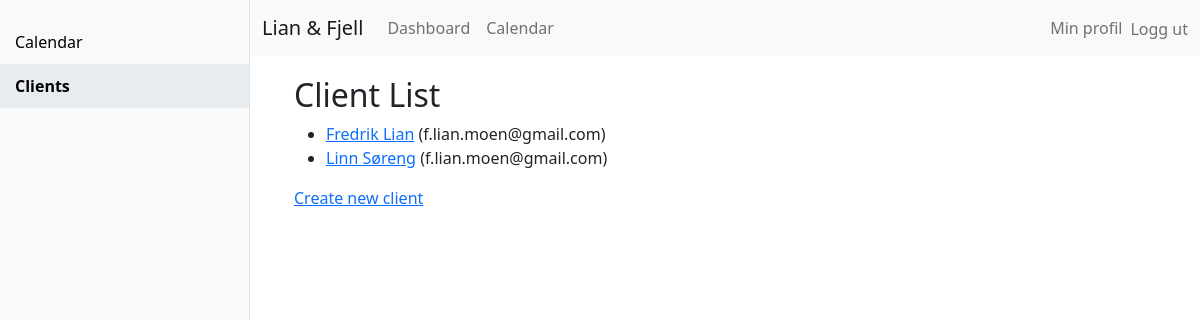
The page /journals/clients/ (signed in) on the database as committed earlier.
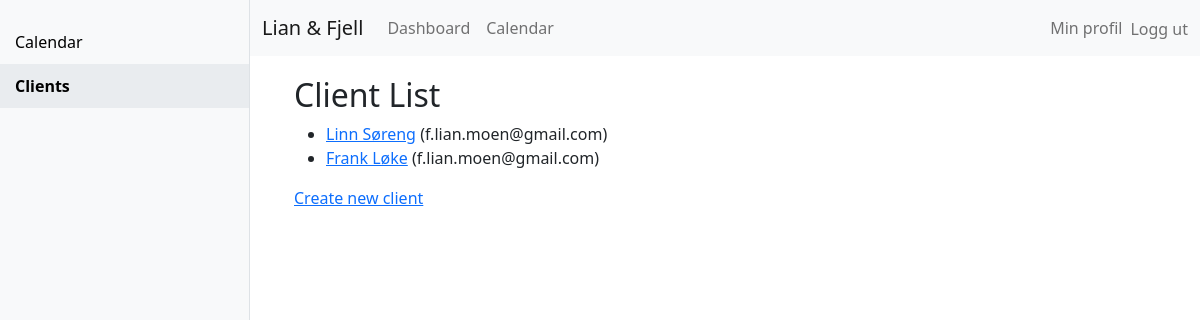
The same page on the database as committed later.
### journals/models.py (models this page shows)
class Client(models.Model):
    name = models.CharField(max_length=100)
    email = models.EmailField()
    psychologist = models.ForeignKey(User, on_delete=models.CASCADE)
    birth_date = models.DateField(null=True, blank=True)
    personal_number = models.CharField(max_length=11, null=True, blank=True)
    gender = models.CharField(max_length=10, choices=[('M', 'Male'), ('F', 'Female'), ('O', 'Other')], null=True, blank=True)
    address = models.CharField(max_length=255, null=True, blank=True)
    postal_code = models.CharField(max_length=10, null=True, blank=True)
    municipality = models.CharField(max_length=100, null=True, blank=True)

### journals/views.py (the view)
# urls.py: path('clients/', views.client_list, name='client_list'),
@login_required
def client_list(request):
    clients = Client.objects.all()
    return render(request, 'journals/client_list.html', {'clients': clients})

### journals/templates/journals/client_list.html (shortened to what this page needs)
{% load static %}
<!DOCTYPE html>
<html lang="en">
<head>
    <link href="https://cdn.jsdelivr.net/npm/bootstrap@5.1.3/dist/css/bootstrap.min.css" rel="stylesheet">
</head>
<body>
    <nav class="navbar navbar-expand-lg navbar-light bg-light">
        <div class="container-fluid">
            <a class="navbar-brand" href="#">Lian & Fjell</a>
            <div class="collapse navbar-collapse" id="navbarNav">
                <ul class="navbar-nav me-auto mb-2 mb-lg-0">
                    <li class="nav-item">
                        <a class="nav-link" href="{% url 'dashboard' %}">Dashboard</a>
                    </li>
                    <li class="nav-item">
                        <a class="nav-link" href="{% url 'calendar_view' %}">Calendar</a>
                    </li>
                </ul>
                <ul class="navbar-nav">
                    {% if user.is_authenticated %}
                        <li class="nav-item">
                            {% if user.profile.role == 'franchise_taker' %}
                                <a class="nav-link" href="{% url 'franchise_taker_profile' user.username %}">Min profil</a>
                            {% else %}
                                <a class="nav-link" href="{% url 'employee_profile' user.username %}">Min profil</a>
                            {% endif %}
                        </li>
                        <li class="nav-item">
                            <form method="post" action="{% url 'logout' %}">
                                <button type="submit" class="btn btn-link nav-link" style="display: inline; padding: 0; border: none; background: none;">Logg ut</button>
                            </form>
                        </li>
                    {% else %}
                        <li class="nav-item">
                            <a class="nav-link" href="{% url 'login' %}">Logg inn</a>
                        </li>
                    {% endif %}
                </ul>
            </div>
        </div>
    </nav>
    <div class="container-fluid">
        <div class="row">
            <div class="col-auto">
                <div class="sidebar">
                    <ul class="nav flex-column">
                        <li class="nav-item">
                            <a class="nav-link" href="{% url 'calendar_view' %}">Calendar</a>
                        </li>
                        <li class="nav-item">
                            <a class="nav-link active" href="{% url 'client_list' %}">Clients</a>
                        </li>
                    </ul>
                </div>
            </div>
            <div class="col main-content">
                <h2>Client List</h2>
                <ul>
                    {% for client in clients %}
                        <li><a href="{% url 'client_detail' client.pk %}">{{ client.name }}</a> ({{ client.email }})</li>
                    {% endfor %}
                </ul>
                <a href="{% url 'client_create' %}">Create new client</a>
            </div>
        </div>
    </div>
</body>
</html>

Rows that differ between the two databases and show on the page:
removed Client: name "Fredrik Lian", email "f.lian.moen@gmail.com"
added Client: name "Frank Løke", email "f.lian.moen@gmail.com"
